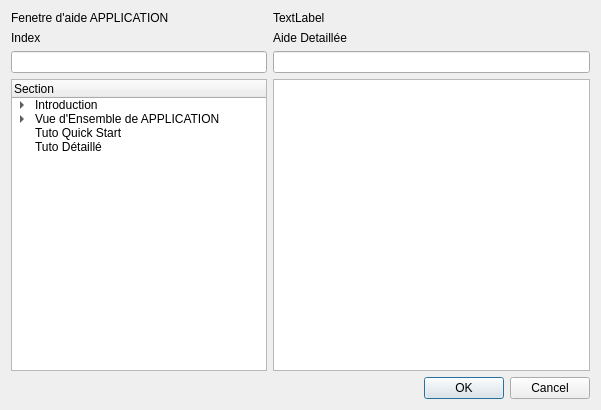
<?xml version="1.0" encoding="UTF-8"?>
<ui version="4.0">
 <class>helpDialog</class>
 <widget class="QDialog" name="helpDialog">
  <property name="geometry">
   <rect>
    <x>0</x>
    <y>0</y>
    <width>601</width>
    <height>410</height>
   </rect>
  </property>
  <property name="windowTitle">
   <string>Dialog</string>
  </property>
  <layout class="QGridLayout" name="gridLayout">
   <item row="0" column="0">
    <widget class="QLabel" name="label">
     <property name="text">
      <string>Fenetre d'aide APPLICATION</string>
     </property>
    </widget>
   </item>
   <item row="2" column="0" colspan="2">
    <widget class="QLineEdit" name="lineEdit"/>
   </item>
   <item row="2" column="2">
    <widget class="QLineEdit" name="lineEdit_2"/>
   </item>
   <item row="3" column="0" colspan="2">
    <widget class="QTreeWidget" name="treeWidget">
     <property name="showDropIndicator" stdset="0">
      <bool>true</bool>
     </property>
     <attribute name="headerShowSortIndicator" stdset="0">
      <bool>false</bool>
     </attribute>
     <column>
      <property name="text">
       <string notr="true">Section</string>
      </property>
     </column>
     <item>
      <property name="text">
       <string>Introduction</string>
      </property>
      <item>
       <property name="text">
        <string>Presentation</string>
       </property>
      </item>
      <item>
       <property name="text">
        <string>Informations Licence d'Exploitation</string>
       </property>
      </item>
      <item>
       <property name="text">
        <string>Contacts</string>
       </property>
       <item>
        <property name="text">
         <string>Clients</string>
        </property>
       </item>
       <item>
        <property name="text">
         <string>Fournisseurs</string>
        </property>
       </item>
      </item>
      <item>
       <property name="text">
        <string>Work</string>
       </property>
       <item>
        <property name="text">
         <string>Services Proposés</string>
        </property>
       </item>
       <item>
        <property name="text">
         <string>Devis</string>
        </property>
       </item>
       <item>
        <property name="text">
         <string>Projets</string>
        </property>
       </item>
       <item>
        <property name="text">
         <string>Factures</string>
        </property>
       </item>
       <item>
        <property name="text">
         <string>Gestion Temps</string>
        </property>
       </item>
      </item>
      <item>
       <property name="text">
        <string>Charges</string>
       </property>
      </item>
      <item>
       <property name="text">
        <string>Comptabilité</string>
       </property>
      </item>
     </item>
     <item>
      <property name="text">
       <string>Vue d'Ensemble de APPLICATION</string>
      </property>
      <item>
       <property name="text">
        <string>Affichage</string>
       </property>
      </item>
      <item>
       <property name="text">
        <string>Fonctionalites</string>
       </property>
       <item>
        <property name="text">
         <string>Tableau de Bord</string>
        </property>
       </item>
       <item>
        <property name="text">
         <string>Contacts</string>
        </property>
       </item>
      </item>
     </item>
     <item>
      <property name="text">
       <string>Tuto Quick Start</string>
      </property>
     </item>
     <item>
      <property name="text">
       <string>Tuto Détaillé</string>
      </property>
     </item>
    </widget>
   </item>
   <item row="3" column="2">
    <widget class="QTextEdit" name="textEdit"/>
   </item>
   <item row="0" column="2">
    <widget class="QLabel" name="label_2">
     <property name="text">
      <string>TextLabel</string>
     </property>
    </widget>
   </item>
   <item row="1" column="0" colspan="2">
    <widget class="QLabel" name="label_3">
     <property name="text">
      <string>Index</string>
     </property>
    </widget>
   </item>
   <item row="1" column="2">
    <widget class="QLabel" name="label_4">
     <property name="text">
      <string>Aide Detaillée</string>
     </property>
    </widget>
   </item>
   <item row="4" column="0" colspan="3">
    <widget class="QDialogButtonBox" name="buttonBox">
     <property name="orientation">
      <enum>Qt::Horizontal</enum>
     </property>
     <property name="standardButtons">
      <set>QDialogButtonBox::Cancel|QDialogButtonBox::Ok</set>
     </property>
    </widget>
   </item>
  </layout>
 </widget>
 <resources/>
 <connections>
  <connection>
   <sender>buttonBox</sender>
   <signal>accepted()</signal>
   <receiver>helpDialog</receiver>
   <slot>accept()</slot>
   <hints>
    <hint type="sourcelabel">
     <x>248</x>
     <y>254</y>
    </hint>
    <hint type="destinationlabel">
     <x>157</x>
     <y>274</y>
    </hint>
   </hints>
  </connection>
  <connection>
   <sender>buttonBox</sender>
   <signal>rejected()</signal>
   <receiver>helpDialog</receiver>
   <slot>reject()</slot>
   <hints>
    <hint type="sourcelabel">
     <x>316</x>
     <y>260</y>
    </hint>
    <hint type="destinationlabel">
     <x>286</x>
     <y>274</y>
    </hint>
   </hints>
  </connection>
 </connections>
</ui>
